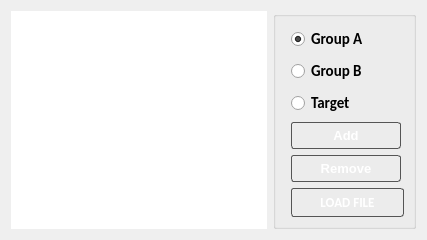
      <widget class="QWidget" name="tab_database">
       <attribute name="title">
        <string>Database</string>
       </attribute>
       <layout class="QGridLayout" name="gridLayout_13">
        <item row="5" column="0">
         <widget class="QTableView" name="tableView_database">
          <property name="font">
           <font>
            <family>Calibri</family>
            <pointsize>13</pointsize>
           </font>
          </property>
          <property name="styleSheet">
           <string notr="true">background-color: rgb(255, 255, 255);
</string>
          </property>
          <property name="frameShape">
           <enum>QFrame::NoFrame</enum>
          </property>
          <property name="alternatingRowColors">
           <bool>true</bool>
          </property>
          <property name="selectionBehavior">
           <enum>QAbstractItemView::SelectRows</enum>
          </property>
          <attribute name="horizontalHeaderCascadingSectionResizes">
           <bool>true</bool>
          </attribute>
          <attribute name="horizontalHeaderDefaultSectionSize">
           <number>150</number>
          </attribute>
          <attribute name="horizontalHeaderStretchLastSection">
           <bool>false</bool>
          </attribute>
          <attribute name="verticalHeaderVisible">
           <bool>false</bool>
          </attribute>
         </widget>
        </item>
        <item row="5" column="1" colspan="3">
         <widget class="QGroupBox" name="groupBox_7">
          <property name="title">
           <string/>
          </property>
          <layout class="QFormLayout" name="formLayout">
           <item row="1" column="1">
            <widget class="QRadioButton" name="radioButton_db_groupa">
             <property name="font">
              <font>
               <family>Calibri</family>
               <pointsize>11</pointsize>
               <weight>75</weight>
               <bold>true</bold>
              </font>
             </property>
             <property name="text">
              <string>Group A</string>
             </property>
             <property name="checked">
              <bool>true</bool>
             </property>
            </widget>
           </item>
           <item row="2" column="1">
            <widget class="QRadioButton" name="radioButton_db_groupb">
             <property name="font">
              <font>
               <family>Calibri</family>
               <pointsize>11</pointsize>
               <weight>75</weight>
               <bold>true</bold>
              </font>
             </property>
             <property name="text">
              <string>Group B</string>
             </property>
            </widget>
           </item>
           <item row="3" column="1">
            <widget class="QRadioButton" name="radioButton_db_target">
             <property name="font">
              <font>
               <family>Calibri</family>
               <pointsize>11</pointsize>
               <weight>75</weight>
               <bold>true</bold>
              </font>
             </property>
             <property name="text">
              <string>Target</string>
             </property>
            </widget>
           </item>
           <item row="4" column="1">
            <widget class="QPushButton" name="pushButton_add_row">
             <property name="maximumSize">
              <size>
               <width>110</width>
               <height>16777215</height>
              </size>
             </property>
             <property name="font">
              <font>
               <pointsize>10</pointsize>
               <weight>75</weight>
               <bold>true</bold>
              </font>
             </property>
             <property name="styleSheet">
              <string notr="true">QPushButton {
    border: 1px solid #555;
    border-radius: 3px;
    border-style: Solid;
    background: qradialgradient(
        cx: 0.3, cy: -0.4, fx: 0.3, fy: -0.4,
        radius: 1.35, stop: 0 #e5e5e5, stop: 1 #4B7DAD
        );
    padding: 5px 28px;
	color: rgb(255, 255, 255);
    }

QPushButton:hover {
    background: qradialgradient(
        cx: 0.3, cy: -0.4, fx: 0.3, fy: -0.4,
        radius: 1.35, stop: 0 #e5e5e5, stop: 1 #709fb0
        );
    }

QPushButton:pressed {
    border-style: inset;
    background: qradialgradient(
        cx: 0.4, cy: -0.1, fx: 0.4, fy: -0.1,
        radius: 1.35, stop: 0 #e5e5e5, stop: 1 #79d70f
        );
    }</string>
             </property>
             <property name="text">
              <string>Add</string>
             </property>
            </widget>
           </item>
           <item row="5" column="1">
            <widget class="QPushButton" name="pushButton_remove_row">
             <property name="maximumSize">
              <size>
               <width>110</width>
               <height>16777215</height>
              </size>
             </property>
             <property name="font">
              <font>
               <pointsize>10</pointsize>
               <weight>75</weight>
               <bold>true</bold>
              </font>
             </property>
             <property name="styleSheet">
              <string notr="true">QPushButton {
    border: 1px solid #555;
    border-radius: 3px;
    border-style: Solid;
    background: qradialgradient(
        cx: 0.3, cy: -0.4, fx: 0.3, fy: -0.4,
        radius: 1.35, stop: 0 #e5e5e5, stop: 1 #4B7DAD
        );
    padding: 5px 28px;
	color: rgb(255, 255, 255);
    }

QPushButton:hover {
    background: qradialgradient(
        cx: 0.3, cy: -0.4, fx: 0.3, fy: -0.4,
        radius: 1.35, stop: 0 #e5e5e5, stop: 1 #709fb0
        );
    }

QPushButton:pressed {
    border-style: inset;
    background: qradialgradient(
        cx: 0.4, cy: -0.1, fx: 0.4, fy: -0.1,
        radius: 1.35, stop: 0 #e5e5e5, stop: 1 #79d70f
        );
    }</string>
             </property>
             <property name="text">
              <string>Remove</string>
             </property>
            </widget>
           </item>
           <item row="8" column="1">
            <widget class="QPushButton" name="pushButton_load_db">
             <property name="maximumSize">
              <size>
               <width>120</width>
               <height>16777215</height>
              </size>
             </property>
             <property name="font">
              <font>
               <family>Calibri</family>
               <pointsize>10</pointsize>
               <weight>75</weight>
               <bold>true</bold>
              </font>
             </property>
             <property name="styleSheet">
              <string notr="true">QPushButton {
    border: 1px solid #555;
    border-radius: 3px;
    border-style: Solid;
    background: qradialgradient(
        cx: 0.3, cy: -0.4, fx: 0.3, fy: -0.4,
        radius: 1.35, stop: 0 #e5e5e5, stop: 1 #4B7DAD
        );
    padding: 5px 28px;
	color: rgb(255, 255, 255);
    }

QPushButton:hover {
    background: qradialgradient(
        cx: 0.3, cy: -0.4, fx: 0.3, fy: -0.4,
        radius: 1.35, stop: 0 #e5e5e5, stop: 1 #709fb0
        );
    }

QPushButton:pressed {
    border-style: inset;
    background: qradialgradient(
        cx: 0.4, cy: -0.1, fx: 0.4, fy: -0.1,
        radius: 1.35, stop: 0 #e5e5e5, stop: 1 #79d70f
        );
    }</string>
             </property>
             <property name="text">
              <string>LOAD FILE</string>
             </property>
            </widget>
           </item>
          </layout>
         </widget>
        </item>
       </layout>
      </widget>
